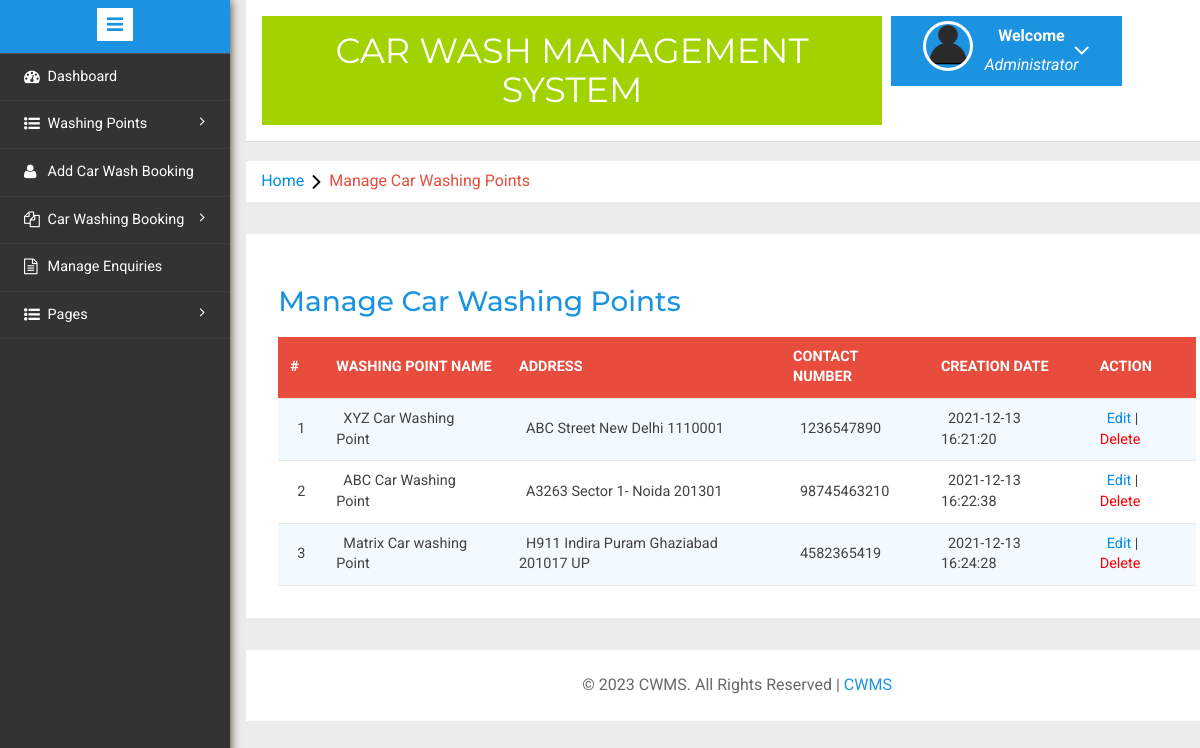
/admin/managecar-washingpoints.php (signed in), run on the app's committed database.
### tables this page shows
CREATE TABLE `washingpoints` (
  `id` int(11) NOT NULL,
  `washingPointName` varchar(255) DEFAULT NULL,
  `washingPointAddress` varchar(255) DEFAULT NULL,
  `contactNumber` bigint(20) DEFAULT NULL,
  `creationDate` timestamp NOT NULL DEFAULT current_timestamp()
);

### admin/managecar-washingpoints.php (the view, shortened to what this page needs)
<?php
include('includes/config.php');
if(strlen($_SESSION['alogin'])==0)
	{
header('location:index.php');
}
else{
	?>
<!DOCTYPE HTML>
<html>
<head>
<link href="css/bootstrap.min.css" rel='stylesheet' type='text/css' />
<link href="css/style.css" rel='stylesheet' type='text/css' />
<link rel="stylesheet" href="css/morris.css" type="text/css"/>
<link href="css/font-awesome.css" rel="stylesheet">
<link rel="stylesheet" type="text/css" href="css/table-style.css" />
<link rel="stylesheet" type="text/css" href="css/basictable.css" />
<link rel="stylesheet" href="css/icon-font.min.css" type='text/css' />
</head>
<body>
   <div class="page-container">
<div class="left-content">
	   <div class="mother-grid-inner">
				<?php include('includes/header.php');?>
				</div>
<ol class="breadcrumb">
                <li class="breadcrumb-item"><a href="dashboard.php">Home</a><i class="fa fa-angle-right"></i>Manage Car Washing Points</li>
            </ol>
<div class="agile-grids">
				<div class="agile-tables">
					<div class="w3l-table-info">
					  <h2>Manage Car Washing Points</h2>
					    <table id="table">
						<thead>
						  <tr>
						  <th>#</th>
							<th >Washing Point Name</th>
							<th>Address</th>
							<th>Contact Number</th>
							<th>Creation Date</th>
							<th>Action</th>
						  </tr>
						</thead>
						<tbody>
<?php $sql = "SELECT * from washingpoints";
$query = $dbh -> prepare($sql);
$query->execute();
$results=$query->fetchAll(PDO::FETCH_OBJ);
$cnt=1;
if($query->rowCount() > 0)
{
foreach($results as $result)
{				?>
						  <tr>
							<td><?php echo htmlentities($cnt);?></td>
							<td><?php echo htmlentities($result->washingPointName);?></td>
							<td><?php echo htmlentities($result->washingPointAddress);?></td>
							<td><?php echo htmlentities($result->contactNumber);?></td>
							<td><?php echo htmlentities($result->creationDate);?></td>
							<td>
								<a href="editcar-washpoint.php?wpid=<?php echo htmlentities($result->id);?>">Edit</a> | <a href="managecar-washingpoints.php?rid=<?php echo htmlentities($result->id);?>" style="color:red;" onClick="return confirm('Do you really want to delete');">Delete</a></td>
						  </tr>
						 <?php $cnt=$cnt+1;} }?>
						</tbody>
					  </table>
					</div>
			</div>
<?php include('includes/footer.php');?>
</div>
</div>
						<?php include('includes/sidebarmenu.php');?>
							</div>
</body>
</html>
<?php } ?>

### admin/css/table-style.css (style rules this page uses)
table { background: white; border-collapse: collapse; margin: 1.25em 0 0; width: 100%; }
table tr, table th, table td { border: none; border-bottom: 1px solid #e8e8e8; font-size: .95em; }
table th, table td { padding: 10px 12px; text-align: left; }
table th { background: #e74c3c; color: #fff; text-transform: uppercase; }
table tr td { background: #f3faff; color: #424242; }
table tr:nth-of-type(2n+2) td { background: #ffffff; }
table { width: 100%; }

### data on the page
washingpoints: washingPointName "XYZ Car Washing Point", washingPointAddress "ABC Street New Delhi 1110001", contactNumber "1236547890", creationDate "2021-12-13 16:21:20"
washingpoints: washingPointName "ABC Car Washing Point", washingPointAddress "A3263 Sector 1- Noida 201301", contactNumber "98745463210", creationDate "2021-12-13 16:22:38"
washingpoints: washingPointName "Matrix Car washing Point", washingPointAddress "H911 Indira Puram Ghaziabad 201017 UP", contactNumber "4582365419", creationDate "2021-12-13 16:24:28"
